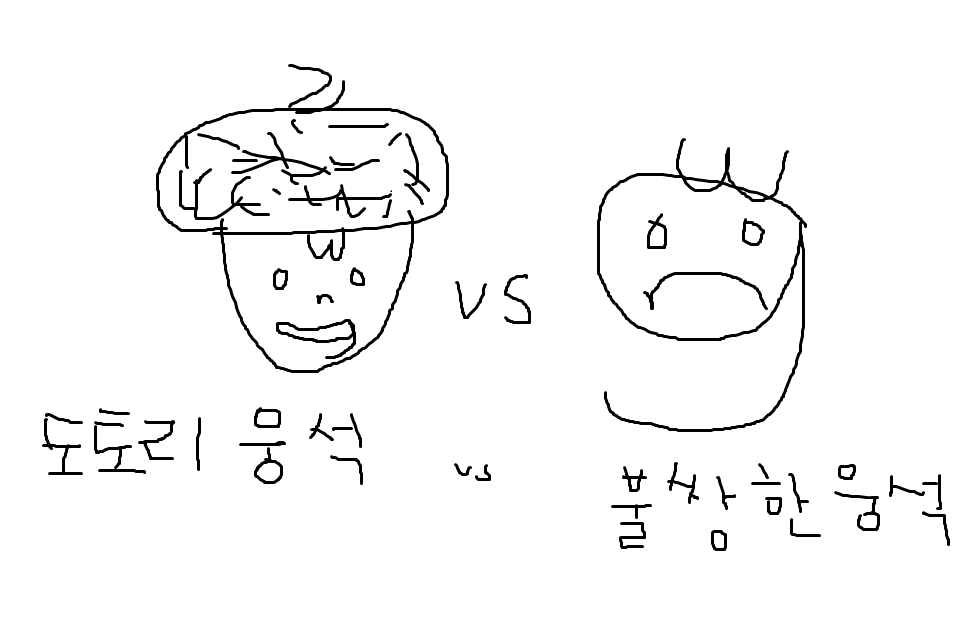
#> input picture python_1202_1/python_1202_1/woong.png, 977 x 625 px
$ python python_1202_1.py
#> lines starting #> are read from the running program, lines starting #| are printed output that depends on the picture
import numpy as np
from matplotlib import pyplot as plt


# [102 lines of commented-out code are left out]
img = plt.imread('woong.png')
#> img is the input picture: shape (625, 977, 3) float32; min 0, max 1, mean 0.968
print(img.shape, img.dtype)
#| (625, 977, 3) float32
print(img)
#> (printed output is left out)
plt.imshow(img[0:300,0:450])

plt.show()
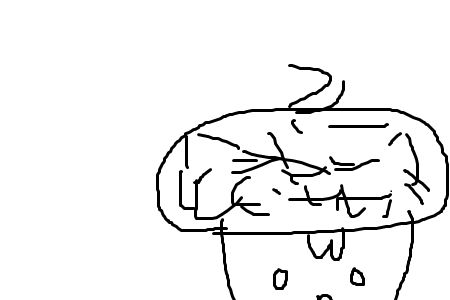
#> shown: shape (300, 450, 3) float32; min 0, max 1, mean 0.946
